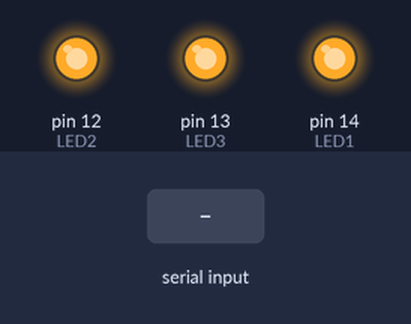
Recording of a sketch running on a simulated Arduino Uno, built with avr-gcc and run on an emulated ATmega328P. Shown: output pins drawn as LEDs (lit = HIGH). Inputs (shaded band) come from the test bench. What the sketch prints to the serial monitor is not drawn.

Above: at 1.2 s.
1.3 s: "L" received over Serial
At 2.1 s:
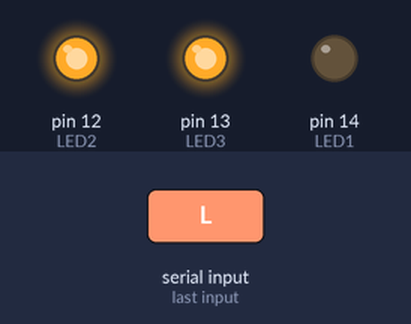
2.8 s: "D" received over Serial
At 3.3 s:
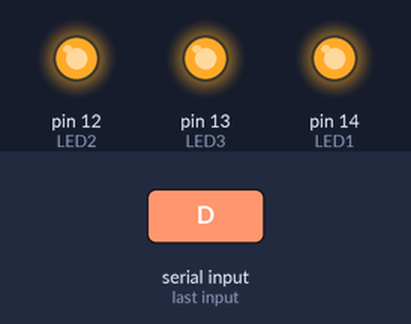
Timing chart, 0 to 5.8 s (numbered marks = the images above; inputs shaded):
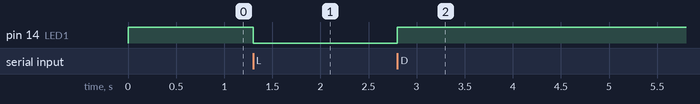

The sketch:

Comunica__o_Serial4.ino
```cpp
#define LED1 14
#define LED2 12
#define LED3 13
#define LED_LIGADO 0
#define LED_DESLIGADO 1
#define BOTAO1 5
#define BOTAO2 4
#define BOTAO_LIGADO 0
#define BOTAO_DESLIGADO 1

void inicializa_hardware(){
  //Configura as saídas
  pinMode(LED1, OUTPUT);
  pinMode(LED2, OUTPUT);
  pinMode(LED3, OUTPUT);
  //Garante que as saídas estão desligadas
  digitalWrite(LED1, LED_DESLIGADO);
  digitalWrite(LED2, LED_DESLIGADO);
  digitalWrite(LED3, LED_DESLIGADO);
  //Configurar as entradas
  pinMode(BOTAO1, INPUT_PULLUP);
  pinMode(BOTAO2, INPUT_PULLUP);

  //Inicializa a comunicação Serial
  Serial.begin(9600); //9600, 19200, 38400 (bluetooth), 115200 (ethernet)
}

char msg[50];

void setup() {
  inicializa_hardware();
  Serial.println("Sistema Remoto:");
}

void loop() {
  //Verifica se alguma mensagem chegou
  if(Serial.available() > 0){
    //Le um caracter da porta serial
    char dado = (char) Serial.read();
    if(dado == 'L')
      digitalWrite(LED1, LED_LIGADO);
    else if (dado == 'D')
      digitalWrite(LED1, LED_DESLIGADO);
    else if(dado == 'E'){
      sprintf(msg,"Entrada: %d", digitalRead(BOTAO1)==BOTAO_LIGADO ? 1 : 0);
      Serial.println(msg);
    }
    else
      Serial.println("Parametro desconhecido!");
  }
}
```

Measured:
- after the input at 1.3 s, pin 14 (LED1): HIGH → LOW at once
- after the input at 2.8 s, pin 14 (LED1): LOW → HIGH at once
